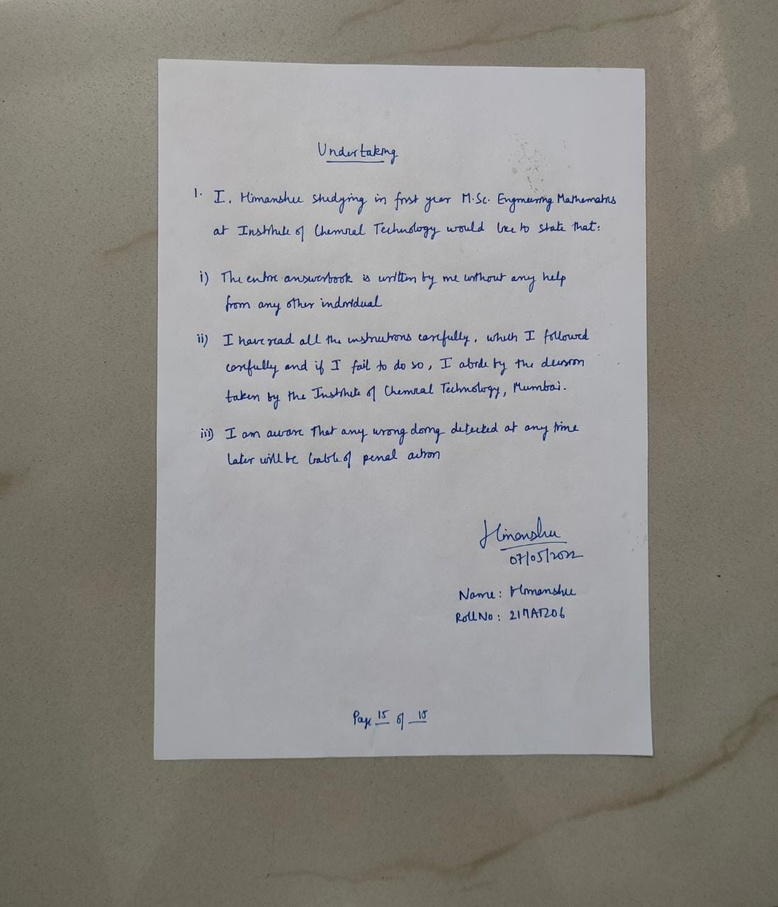
#> input picture Document.jpeg, 778 x 907 px, shrunk from 1098 x 1280 before the run
$ jupyter execute Document_Scanner.ipynb   (shell and % lines are left out)
#> lines starting #> are read from the running program, lines starting #| are printed output that depends on the picture; after the words box and inside, x2 and y2 are one past the last pixel; in counts of white or black regions, pixels touching at a corner belong together
#### Import modules

[cell 1]
import numpy as np
import cv2
import matplotlib.pyplot as plt
from imutils.perspective import four_point_transform

#### Load the image

[cell 2]
green = (0, 255, 0)
image = cv2.imread("Document.jpeg")
#> image is the input picture: shape (907, 778, 3); mean B, G, R 136.5, 140.5, 142.5
orig_image = image.copy()
y,x,_ = image.shape
#> y = 907; x = 778
plt.imshow(image)
plt.title("Image")
plt.show()
print(x,y)
#| 778 907

#### Find the edges using Canny Algorithm

[cell 3]
gray = cv2.cvtColor(image, cv2.COLOR_BGR2GRAY) # convert the image to gray scale
blur = cv2.GaussianBlur(gray, (5, 5), 0) # Add Gaussian blur
edged = cv2.Canny(blur, 75, 200) # Apply the Canny algorithm to find the edges
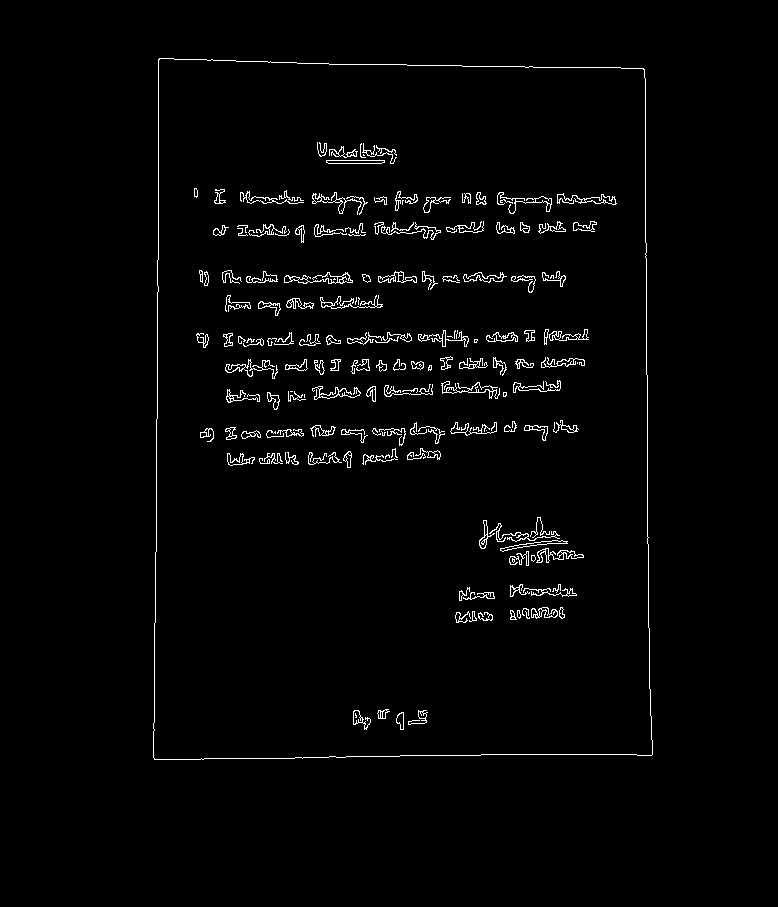
#> edged: shape (907, 778); 2% white in thin lines or dots, all inside (x1, y1, x2, y2) = (153, 58, 653, 760)

# Show the image and the edges
plt.imshow(edged)
plt.title("Edged")
plt.show()

#### Find the contours and sort them in decreasing order of area

[cell 4]
contours, _ = cv2.findContours(edged, cv2.RETR_LIST, cv2.CHAIN_APPROX_SIMPLE)
#> contours = 352 contours, 154 with area under 20; largest, box (x1, y1, x2, y2) and area: (153, 58, 653, 760) 339516, (153, 58, 653, 760) 339512, (284, 272, 353, 284) 232, (441, 381, 500, 399) 215, (536, 548, 584, 563) 214
contours = sorted(contours, key=cv2.contourArea, reverse=True)
# Show the image and all the contours
cv2.drawContours(image, contours, -1, green, 3)
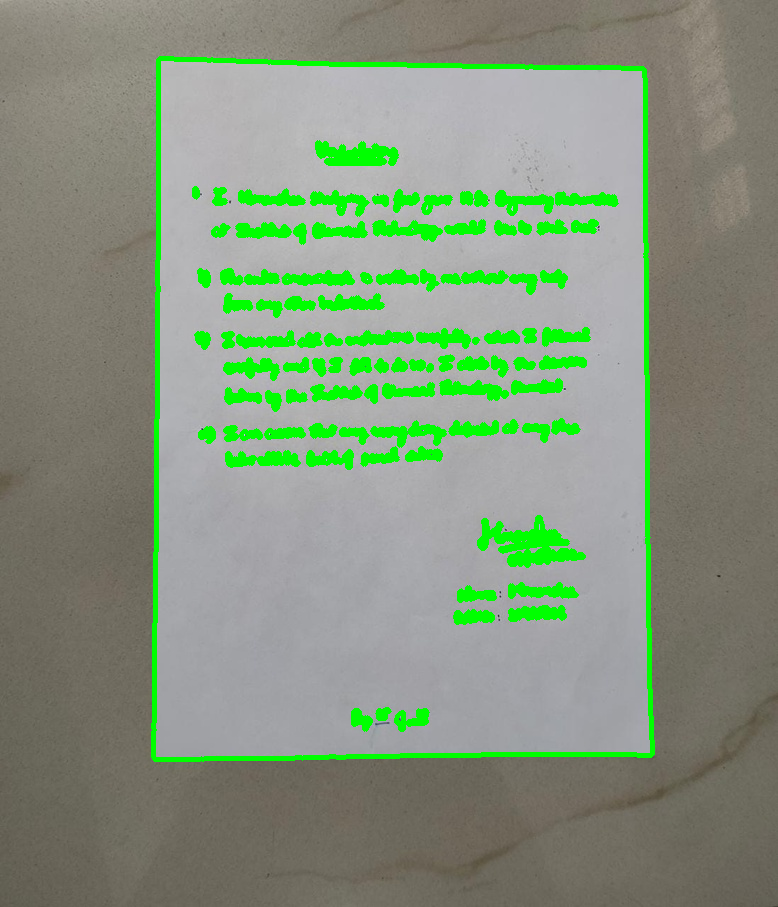
#> image: shape (907, 778, 3); 7.35% of pixels changed, all inside (x1, y1, x2, y2) = (151, 56, 655, 762)
plt.imshow(image)
plt.title("All Contours")
plt.show()

#### Loop through contours to find 4-points contour

[cell 5]
# go through each contour
for contour in contours:
    # we approximate the contour
    peri = cv2.arcLength(contour, True)
    approx = cv2.approxPolyDP(contour, 0.05 * peri, True)
    # if we found a countour with 4 points we break the for loop
    # (we can assume that we have found our document)
    if len(approx) == 4:
        doc_cnt = approx
        break
#> this loop made 1 pass
#> (peri, doc_cnt) on pass 1: (2391.8, [[159, 58], [154, 759], [651, 755], [644, 69]])

#### To reudce chances of bad scan, if the contour area is less than 25% of image area then image will not be scanned

[cell 6]
img_cnt = np.zeros((4, 1, 2), dtype = "int32")
img_cnt[0] = np.array([[5,5]])
img_cnt[1] = np.array([[5,y-5]])
img_cnt[2] = np.array([[x-5,y-5]])
img_cnt[3] = np.array([[x-5,5]])

if cv2.contourArea(doc_cnt) >= 0.005*cv2.contourArea(img_cnt):
    opt_cnt = doc_cnt
#> opt_cnt = [[159, 58], [154, 759], [651, 755], [644, 69]]
else:
    opt_cnt = img_cnt

#### Draw the final contour on the original image

[cell 7]
# We draw the contours on the original image not the modified one
cv2.drawContours(orig_image, [opt_cnt], -1, green, 3)
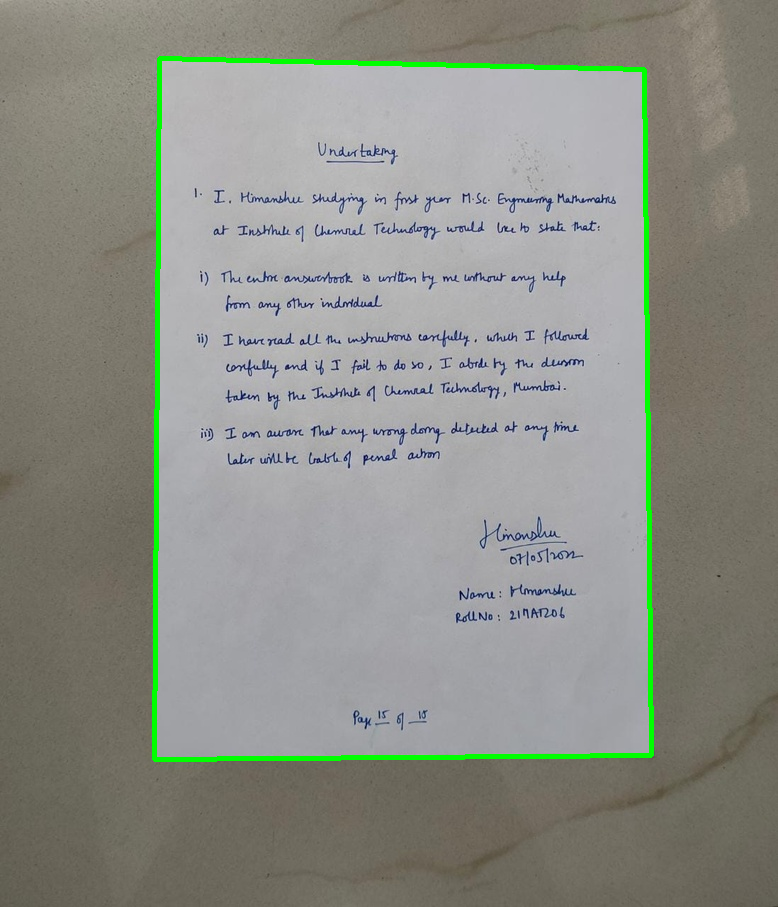
#> orig_image: shape (907, 778, 3); 1.68% of pixels changed, all inside (x1, y1, x2, y2) = (152, 56, 654, 762)
plt.imshow(orig_image)
plt.title("Contours of the document")
plt.show()

#### Apply warp perspective to get the top-down view

[cell 8]
warped = four_point_transform(orig_image, opt_cnt.reshape(4,2))
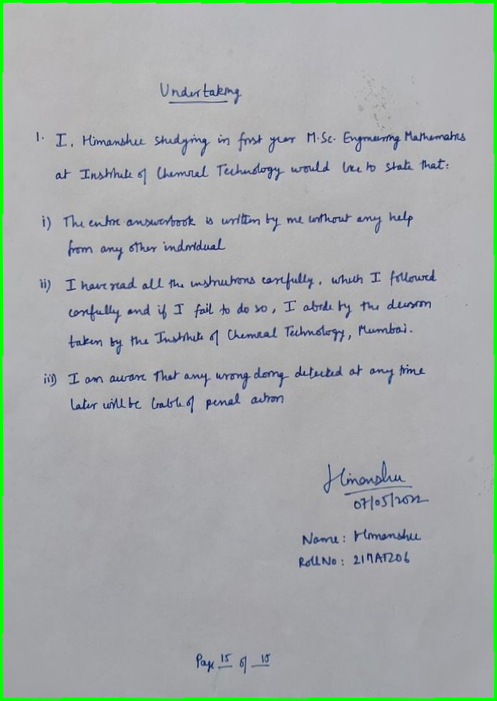
#> warped: shape (701, 497, 3); mean B, G, R 169.9, 170.8, 164.9
plt.imshow(warped)
plt.title("Warped")
plt.show()

#### Convert the warped image to grayscale

[cell 9]
grayed = cv2.cvtColor(warped, cv2.COLOR_BGR2GRAY)
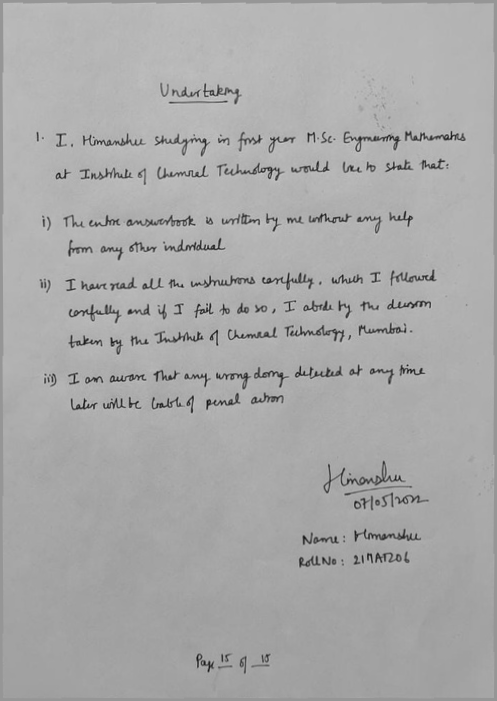
#> grayed: shape (701, 497); min 12, max 211, mean 168.8
cv2.imshow("Scanned", grayed)
cv2.waitKey(0)
cv2.destroyAllWindows()
